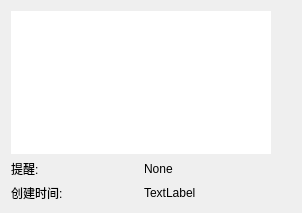
<?xml version="1.0" encoding="UTF-8"?>
<ui version="4.0">
 <class>BoardItem</class>
 <widget class="QWidget" name="BoardItem">
  <property name="geometry">
   <rect>
    <x>0</x>
    <y>0</y>
    <width>302</width>
    <height>213</height>
   </rect>
  </property>
  <property name="windowTitle">
   <string>Form</string>
  </property>
  <property name="styleSheet">
   <string notr="true">border-color: rgb(54, 54, 54);</string>
  </property>
  <layout class="QHBoxLayout" name="horizontalLayout_4">
   <item>
    <layout class="QVBoxLayout" name="verticalLayout">
     <item>
      <widget class="QPlainTextEdit" name="pte_detail">
       <property name="minimumSize">
        <size>
         <width>0</width>
         <height>0</height>
        </size>
       </property>
       <property name="maximumSize">
        <size>
         <width>16777215</width>
         <height>16777215</height>
        </size>
       </property>
       <property name="frameShape">
        <enum>QFrame::NoFrame</enum>
       </property>
       <property name="frameShadow">
        <enum>QFrame::Sunken</enum>
       </property>
       <property name="lineWidth">
        <number>10</number>
       </property>
       <property name="midLineWidth">
        <number>10</number>
       </property>
       <property name="lineWrapMode">
        <enum>QPlainTextEdit::WidgetWidth</enum>
       </property>
       <property name="readOnly">
        <bool>true</bool>
       </property>
       <property name="plainText">
        <string/>
       </property>
      </widget>
     </item>
     <item>
      <layout class="QHBoxLayout" name="horizontalLayout_2">
       <item>
        <widget class="QLabel" name="label">
         <property name="text">
          <string>提醒:</string>
         </property>
        </widget>
       </item>
       <item>
        <widget class="QLabel" name="lab_notify_time">
         <property name="text">
          <string>None</string>
         </property>
        </widget>
       </item>
      </layout>
     </item>
     <item>
      <layout class="QHBoxLayout" name="horizontalLayout">
       <item>
        <widget class="QLabel" name="label_2">
         <property name="text">
          <string>创建时间:</string>
         </property>
        </widget>
       </item>
       <item>
        <widget class="QLabel" name="lab_create_time">
         <property name="text">
          <string>TextLabel</string>
         </property>
        </widget>
       </item>
      </layout>
     </item>
    </layout>
   </item>
   <item>
    <layout class="QVBoxLayout" name="verticalLayout_3">
     <item>
      <layout class="QVBoxLayout" name="verticalLayout_4">
       <item>
        <layout class="QHBoxLayout" name="lat_menu"/>
       </item>
       <item>
        <spacer name="verticalSpacer">
         <property name="orientation">
          <enum>Qt::Vertical</enum>
         </property>
         <property name="sizeHint" stdset="0">
          <size>
           <width>20</width>
           <height>40</height>
          </size>
         </property>
        </spacer>
       </item>
      </layout>
     </item>
    </layout>
   </item>
  </layout>
 </widget>
 <resources/>
 <connections/>
</ui>
